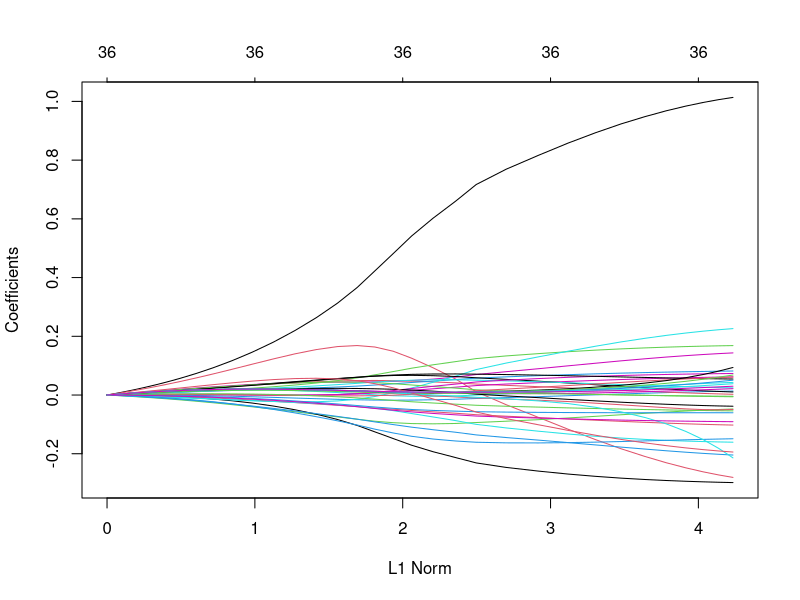
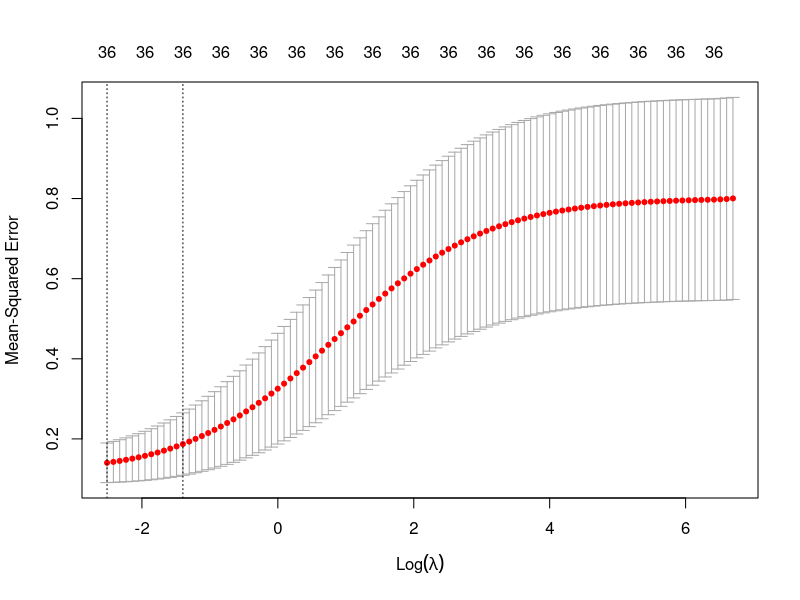
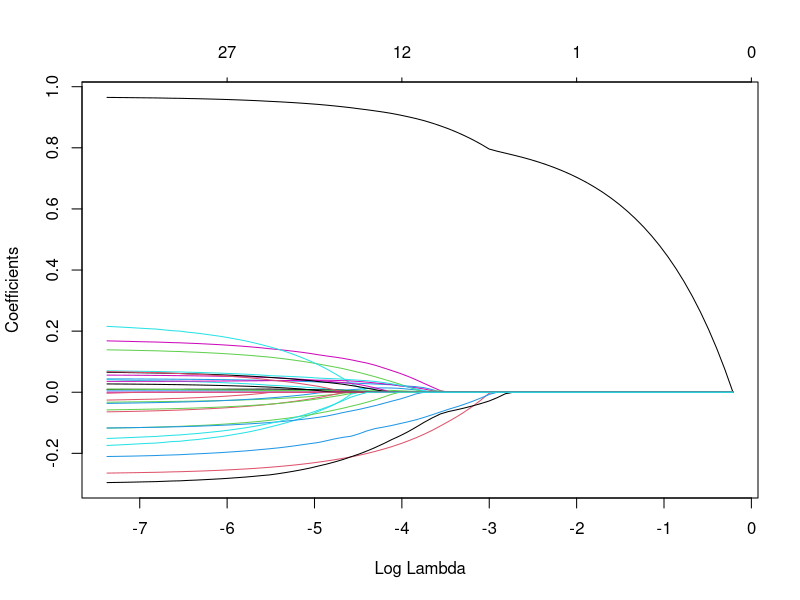
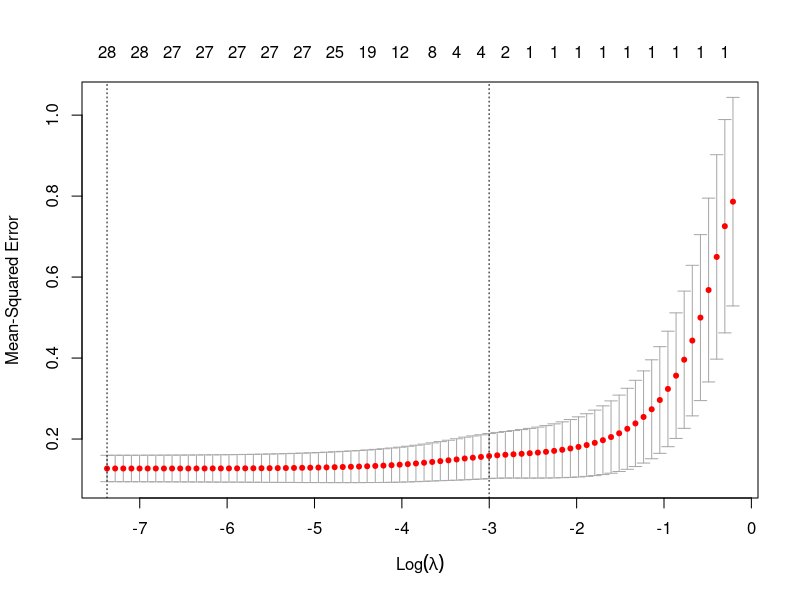

The R source for these figures, in order: (Note: this script raises an error after producing the figures.)
library(glmnet)


#Usuwanie NA
dane <- read.csv("Bangalore.csv")
dane <- dane[1:1951, ]
dane <- na.omit(dane)
dane$Area <- scale(dane$Area)
dane$Price <- scale(dane$Price)

X <- model.matrix(Price ~ .-Location, data = dane)[, -1]
y <- dane$Price

#Regresja grzbietowa
lambda_grid <- 10^seq(10, -2, length.out = 100)
fit_ridge <- glmnet(X, y, alpha = 0, lambda = lambda_grid)
plot(fit_ridge)

dim(coef(fit_ridge))

fit_ridge$lambda[50]
coef_ridge <- coef(fit_ridge)[, 50]
coef_ridge
sqrt(sum(coef_ridge[-1]^2))


fit_ridge$lambda[70]
coef(fit_ridge)[, 70]
sqrt(sum(coef(fit_ridge)[-1, 70]^2))

predict(fit_ridge, s = 50, type = "coefficients")

#Estymujemy testowy MSE
set.seed(1)
n <- nrow(X)
train <- sample(n, n / 2)
test <- -train
fit_ridge <- glmnet(X[train,], y[train], alpha = 0, lambda = lambda_grid,
                    thresh = 1e-12)

pred_ridge <- predict(fit_ridge, s = 4, newx = X[test,])
mean((pred_ridge - y[test])^2)

pred_null <- mean(y[train])
mean((pred_null - y[test])^2)

pred_ridge_big <- predict(fit_ridge, s = 1e10, newx = X[test,])
mean((pred_ridge_big - y[test])^2)

pred_ridge_0 <- predict(fit_ridge, x = X[train,], y = y[train], s = 0, 
                        newx = X[test,], exact = TRUE)
mean((pred_ridge_0 - y[test])^2)

lm(y ~ X, subset = train)
predict(fit_ridge, x = X[train,], y = y[train], s = 0, exact = TRUE, 
        type = "coefficients")[1:20,]

set.seed(1)
cv_out <- cv.glmnet(X[train,], y[train], alpha = 0)
plot(cv_out)
cv_out$lambda.min

pred_ridge_opt <- predict(fit_ridge, s = cv_out$lambda.min, newx = X[test,])
mean((pred_ridge_opt - y[test])^2)

fit_ridge_full <- glmnet(X, y, alpha = 0)
predict(fit_ridge_full, s = cv_out$lambda.min, type = "coefficients")







fit_lasso <- glmnet(X[train,], y[train], alpha = 1)
plot(fit_lasso, xvar = "lambda")

cv_out <- cv.glmnet(X[train,], y[train], alpha = 1)
plot(cv_out)
cv_out$lambda.min
pred_lasso <- predict(fit_lasso, s = cv_out$lambda.min, newx = X[test,])
mean((pred_lasso - y[test])^2)

fit_lasso_full <- glmnet(X, y, alpha = 1)
predict(fit_lasso_full, s = cv_out$lambda.min, type = "coefficients")[1:130,]